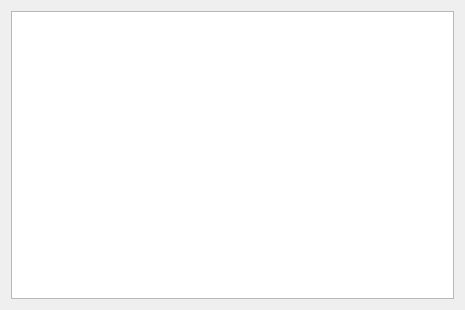
<?xml version="1.0" encoding="UTF-8"?>
<ui version="4.0">
 <class>OnlineUser</class>
 <widget class="QWidget" name="OnlineUser">
  <property name="geometry">
   <rect>
    <x>0</x>
    <y>0</y>
    <width>465</width>
    <height>310</height>
   </rect>
  </property>
  <property name="windowTitle">
   <string>Form</string>
  </property>
  <layout class="QHBoxLayout" name="horizontalLayout">
   <item>
    <widget class="QListWidget" name="listWidget"/>
   </item>
  </layout>
 </widget>
 <resources/>
 <connections/>
</ui>
